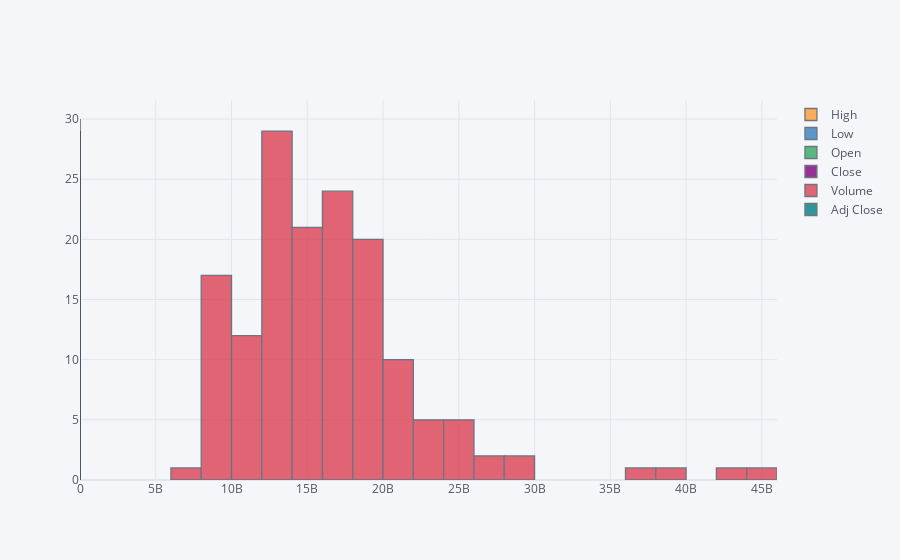

Source (notebook cell):
### Code cell
cpt['ETH-USD'].iplot(kind='hist')

### Figure 1 — Plotly figure (JSON) as saved in the notebook; plotly's stock layout.template omitted (floating-point values rounded to 4 significant figures; data arrays with more than 128 entries replaced by an {"elided": "..."} marker saying what was removed)
{"data": [{"histfunc": "count", "histnorm": "", "marker": {"color": "rgba(255, 153, 51, 1.0)", "line": {"color": "#4D5663", "width": 1.3}}, "name": "High", "opacity": 0.8, "orientation": "v", "type": "histogram", "x": {"elided": "152 float values"}}, {"histfunc": "count", "histnorm": "", "marker": {"color": "rgba(55, 128, 191, 1.0)", "line": {"color": "#4D5663", "width": 1.3}}, "name": "Low", "opacity": 0.8, "orientation": "v", "type": "histogram", "x": {"elided": "152 float values"}}, {"histfunc": "count", "histnorm": "", "marker": {"color": "rgba(50, 171, 96, 1.0)", "line": {"color": "#4D5663", "width": 1.3}}, "name": "Open", "opacity": 0.8, "orientation": "v", "type": "histogram", "x": {"elided": "152 float values"}}, {"histfunc": "count", "histnorm": "", "marker": {"color": "rgba(128, 0, 128, 1.0)", "line": {"color": "#4D5663", "width": 1.3}}, "name": "Close", "opacity": 0.8, "orientation": "v", "type": "histogram", "x": {"elided": "152 float values"}}, {"histfunc": "count", "histnorm": "", "marker": {"color": "rgba(219, 64, 82, 1.0)", "line": {"color": "#4D5663", "width": 1.3}}, "name": "Volume", "opacity": 0.8, "orientation": "v", "type": "histogram", "x": {"elided": "152 int values"}}, {"histfunc": "count", "histnorm": "", "marker": {"color": "rgba(0, 128, 128, 1.0)", "line": {"color": "#4D5663", "width": 1.3}}, "name": "Adj Close", "opacity": 0.8, "orientation": "v", "type": "histogram", "x": {"elided": "152 float values"}}], "layout": {"barmode": "overlay", "legend": {"bgcolor": "#F5F6F9", "font": {"color": "#4D5663"}}, "paper_bgcolor": "#F5F6F9", "plot_bgcolor": "#F5F6F9", "title": {"font": {"color": "#4D5663"}}, "xaxis": {"gridcolor": "#E1E5ED", "showgrid": true, "tickfont": {"color": "#4D5663"}, "title": {"font": {"color": "#4D5663"}, "text": ""}, "zerolinecolor": "#E1E5ED"}, "yaxis": {"gridcolor": "#E1E5ED", "showgrid": true, "tickfont": {"color": "#4D5663"}, "title": {"font": {"color": "#4D5663"}, "text": ""}, "zerolinecolor": "#E1E5ED"}}}
